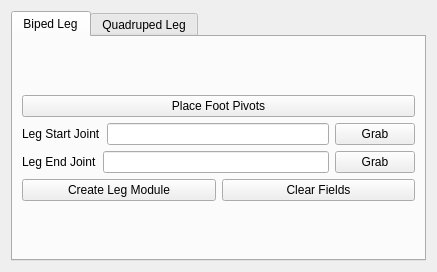
          <widget class="QWidget" name="legMD_page">
           <property name="geometry">
            <rect>
             <x>0</x>
             <y>0</y>
             <width>437</width>
             <height>272</height>
            </rect>
           </property>
           <attribute name="label">
            <string>Leg Module</string>
           </attribute>
           <layout class="QVBoxLayout" name="verticalLayout_9">
            <item>
             <widget class="QTabWidget" name="leg_tabs">
              <property name="currentIndex">
               <number>0</number>
              </property>
              <widget class="QWidget" name="bipedLeg_tab">
               <attribute name="title">
                <string>Biped Leg</string>
               </attribute>
               <layout class="QVBoxLayout" name="verticalLayout_11">
                <item>
                 <layout class="QVBoxLayout" name="verticalLayout_10">
                  <property name="spacing">
                   <number>6</number>
                  </property>
                  <property name="bottomMargin">
                   <number>0</number>
                  </property>
                  <item>
                   <widget class="QPushButton" name="btn_placeFootPivots">
                    <property name="styleSheet">
                     <string notr="true"/>
                    </property>
                    <property name="text">
                     <string>Place Foot Pivots</string>
                    </property>
                   </widget>
                  </item>
                  <item>
                   <layout class="QHBoxLayout" name="horizontalLayout_7">
                    <property name="spacing">
                     <number>6</number>
                    </property>
                    <item>
                     <widget class="QLabel" name="lbl_bipedLegStartJnt">
                      <property name="text">
                       <string>Leg Start Joint</string>
                      </property>
                      <property name="margin">
                       <number>2</number>
                      </property>
                     </widget>
                    </item>
                    <item>
                     <widget class="QLineEdit" name="line_bipedLegStartJnt">
                      <property name="styleSheet">
                       <string notr="true"/>
                      </property>
                     </widget>
                    </item>
                    <item>
                     <widget class="QPushButton" name="btn_grabBipedLegStartJnt">
                      <property name="styleSheet">
                       <string notr="true"/>
                      </property>
                      <property name="text">
                       <string>Grab</string>
                      </property>
                     </widget>
                    </item>
                   </layout>
                  </item>
                  <item>
                   <layout class="QHBoxLayout" name="horizontalLayout_15">
                    <property name="spacing">
                     <number>6</number>
                    </property>
                    <item>
                     <widget class="QLabel" name="lbl_bipedLegEndJnt">
                      <property name="text">
                       <string>Leg End Joint</string>
                      </property>
                      <property name="margin">
                       <number>2</number>
                      </property>
                     </widget>
                    </item>
                    <item>
                     <widget class="QLineEdit" name="line_bipedLegEndJnt">
                      <property name="styleSheet">
                       <string notr="true"/>
                      </property>
                     </widget>
                    </item>
                    <item>
                     <widget class="QPushButton" name="btn_grabBipedLegEndJnt">
                      <property name="styleSheet">
                       <string notr="true"/>
                      </property>
                      <property name="text">
                       <string>Grab</string>
                      </property>
                     </widget>
                    </item>
                   </layout>
                  </item>
                  <item>
                   <layout class="QHBoxLayout" name="horizontalLayout_16">
                    <property name="rightMargin">
                     <number>0</number>
                    </property>
                    <property name="bottomMargin">
                     <number>0</number>
                    </property>
                    <item>
                     <widget class="QPushButton" name="btn_createBipedLegModule">
                      <property name="styleSheet">
                       <string notr="true"/>
                      </property>
                      <property name="text">
                       <string>Create Leg Module</string>
                      </property>
                     </widget>
                    </item>
                    <item>
                     <widget class="QPushButton" name="btn_bipedLegClearFields">
                      <property name="styleSheet">
                       <string notr="true"/>
                      </property>
                      <property name="text">
                       <string>Clear Fields</string>
                      </property>
                     </widget>
                    </item>
                   </layout>
                  </item>
                 </layout>
                </item>
               </layout>
              </widget>
              <widget class="QWidget" name="quadrupedLeg_tab">
               <attribute name="title">
                <string>Quadruped Leg</string>
               </attribute>
              </widget>
             </widget>
            </item>
           </layout>
          </widget>
